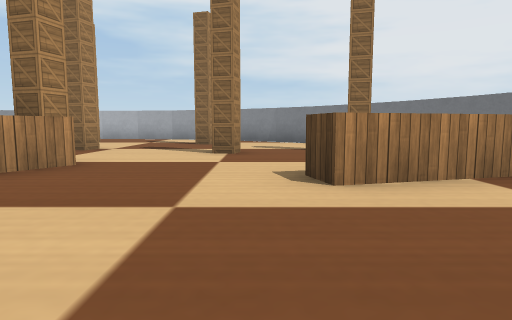
[1] (above)

16 first-person views from a walk through a robot-simulator world made for Webots. The camera is 0.05 m above the floor, tilts 6° down and sees 75° across. The floor is counted in squares, 0.1 m on a side. Each view is taken from the middle of a square. On the plan, view 1 faces up. The plan holds only what a view shows up to about 9 squares ahead; the rest is blank. Robots are left out. Webots' stock objects and surfaces are drawn as simple stand-ins.

[2]
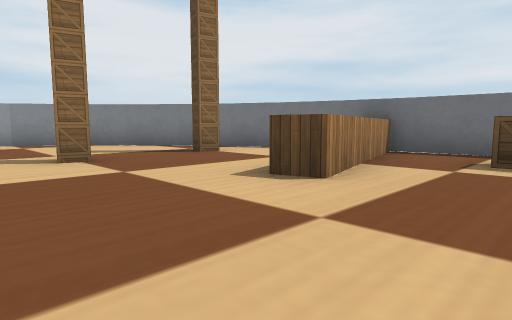

[3]
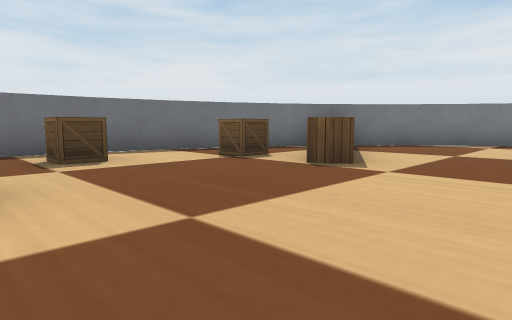

[4]
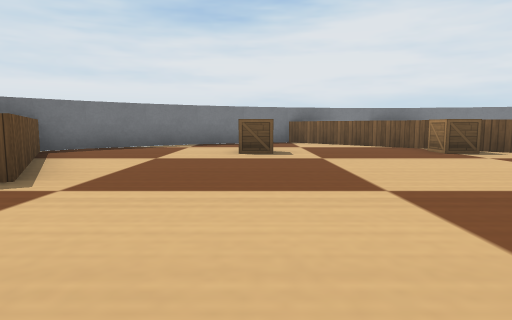

[5]
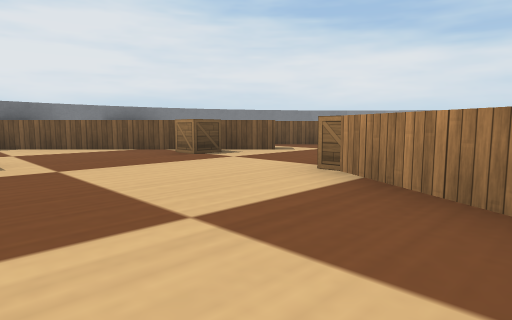

[6]
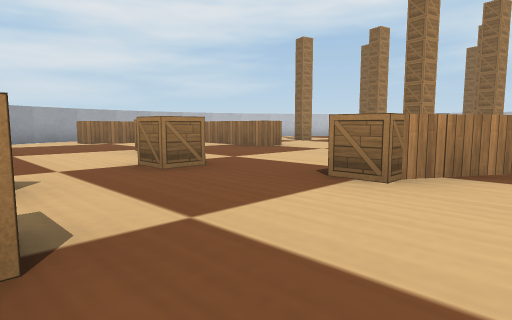

[7]
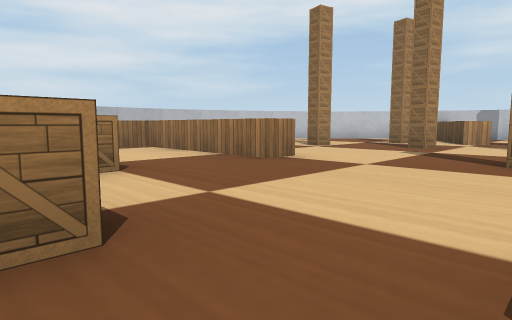

[8]
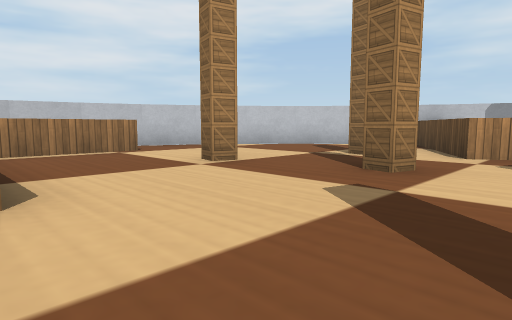

[9]
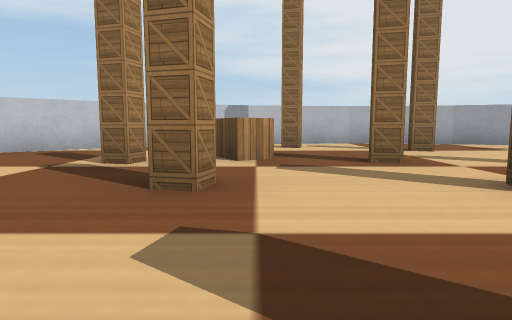

[10]
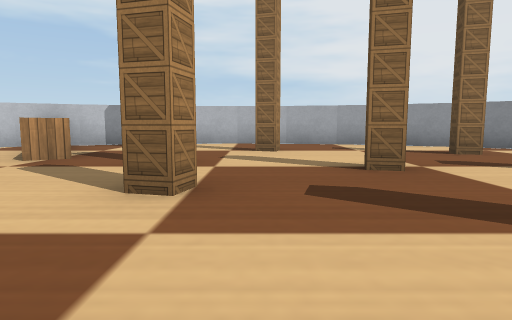

[11]
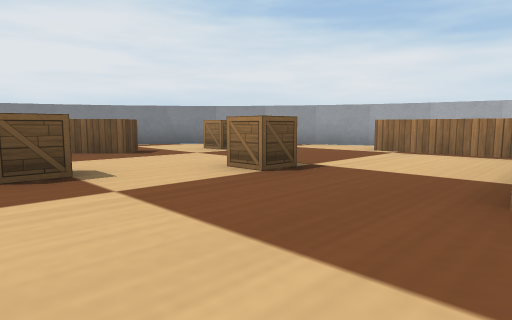

[12]
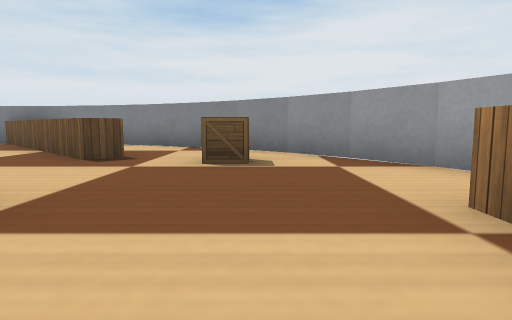

[13]
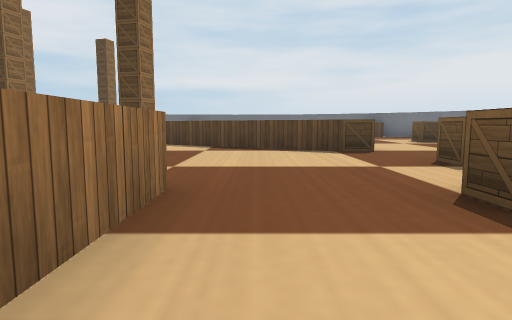

[14]
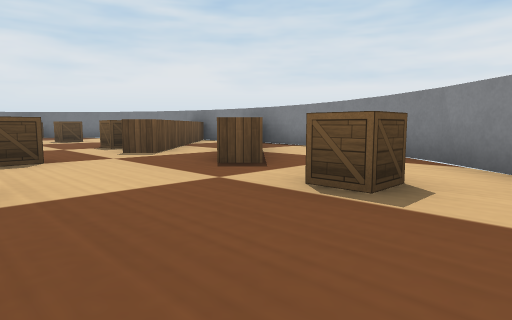

[15]
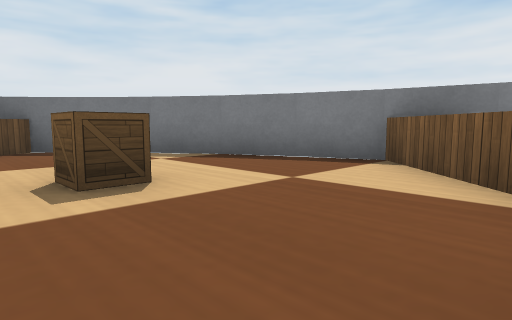

[16]
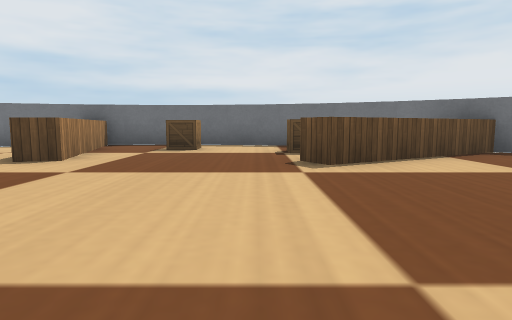

### Floor plan
Points are (right, up) in squares from view 1. A wall is a line through its corners. A room is listed if a view was taken in it or the views show most of it. See-through windows are left out.
Room 1 (views 1, 2, 3, 4, 5, 6, 7, 8, 9, 10, 11, 12, 13, 14, 15, 16)
walls: (-4.2, 0.8) (-5.2, -0.9); (-5.7, -0.5) (-3.4, 3.4); (-9.4, 2.4) (-9.4, 1.7) (-13.3, 1.7) (-13.3, -1) (-13.9, -1); (-7.7, 8) (-8.3, 7.6) (-10, 10.7); (-10, -4.2) (-9.5, -3.8) (-5.3, -7.9); (-5.3, -6.1) (-7.5, -4) (-7.1, -3.5) (-2.9, -7.7) (-1.7, -7.2); (-13.3, 5.1) (-13.3, 2.8); (4.4, 3.2) (4.1, 4.7); (4.4, 0.7) (4.5, 2); (4.1, -0.7) (4.4, 0.8); (3.7, -1.8) (4.2, -0.5); (4.5, 1.9) (4.4, 3.4); (4.2, 4.5) (3.7, 5.8) (3.1, 7.1); (4.4, 3.7) (0.6, 2.7) (0.5, 3.3); (3.1, -3.1) (3.8, -1.7); (3.2, 7) (2.4, 8.1); (2.5, 8) (1.5, 9.1); (1.5, -5.1) (2.4, -4.1) (3.2, -3); (2.2, -4.4) (0.1, -0.9) (0.7, -0.6); (0.4, 10) (-0.5, 10.7); (1.6, 9.1) (0.8, 9.7); (0.5, -6) (1.6, -5.1); (-0.6, -6.7) (0.7, -5.9); (-0.4, 10.6) (-1.4, 11.1); (-1.7, 11.2) (-3, 11.7); (-2.8, 11.6) (-4.3, 11.9); (-1.7, -7.3) (-0.5, -6.7); (-4.3, -7.9) (-2.8, -7.6); (-4.1, 11.9) (-5.5, 12); (-5.4, 12) (-6.8, 11.9); (-7.2, 11.8) (-8.1, 11.7) (-9.4, 11.2); (-9.3, 11.2) (-10.5, 10.6); (-9.4, -7.2) (-8.1, -7.7); (-8.2, -7.7) (-6.8, -7.9); (-10.4, 10.7) (-11.6, 9.9); (-10.6, -6.6) (-9.2, -7.3); (-11.5, 10) (-12.6, 9); (-12.6, -5) (-11.6, -6); (-11.7, -5.9) (-10.4, -6.7); (-13.4, 8.1) (-14.2, 7); (-12.6, 9.1) (-13.5, 8.1); (-13.5, -4) (-12.5, -5.2); (-14.1, 7.1) (-14.8, 5.7); (-14.7, 5.9) (-15.2, 4.6); (-15.2, -0.5) (-14.7, -1.9); (-14.8, -1.8) (-14.2, -3) (-13.4, -4.1)
objects: wooden box (-12, -4); wooden box (-11, 5); wooden box (-10, -1); wooden box (-10, 7); wooden box (-9, 6); wooden box (-8, -2); wooden box (-7, 11); wooden box (-6, -4); wooden box (-6, -1); wooden box (-6, 3); wooden box (-6, 6); wooden box (-6, 8); wooden box (-5, 10); wooden box (-4, 7); wooden box (-3, 4); wooden box (-2, -4); wooden box (-1, 6); wooden box (-1, 9); wooden box (2, -1); wooden box (2, 6); wooden box (3, 1) to (3, 2)

Positions as (right, up) in squares from view 1, and headings:
1: (0, 0), facing up
2: (-2, 1), facing up-right
3: (-2, 3), facing down-right
4: (-2, 2), facing down
5: (-2, 1), facing down-left
6: (-4, -4), facing up-left
7: (-6, -2), facing up-left
8: (-7, 2), facing up-left
9: (-8, 3), facing up
10: (-5, 3), facing up
11: (-7, 2), facing down-left
12: (-12, 1), facing down
13: (-12, 1), facing right
14: (-13, -1), facing down-right
15: (-5, -3), facing down-right
16: (-4, 0), facing right
